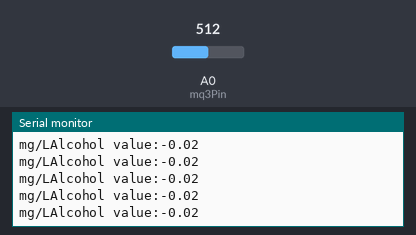
Bench run of a sketch on a simulated Arduino Uno, built with avr-gcc and run on an emulated ATmega328P. Shown: the last lines printed to the serial monitor. Inputs (shaded band) come from the test bench; at power-on: A0 (mq3Pin) = 512.

Above: at 1.2 s.
1.3 s: A0 (mq3Pin) set to 716
At 1.38 s:
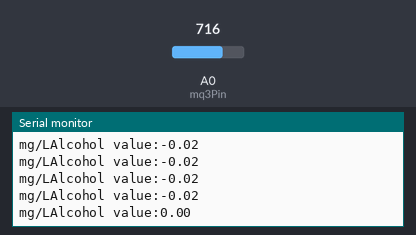
4.3 s: A0 (mq3Pin) set to 900
At 4.39 s:
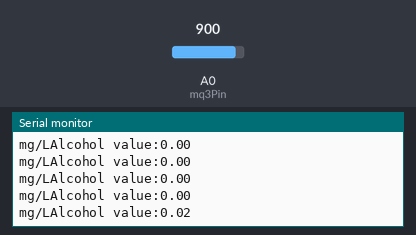
Timing chart, 0 to 7.3 s (numbered marks = the images above; inputs shaded):
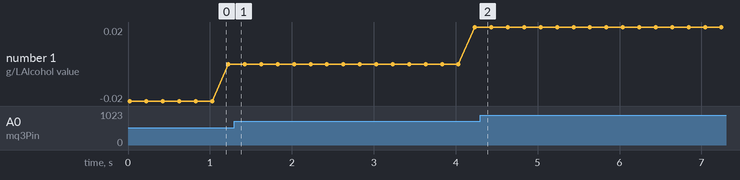

The sketch:

mq3_ex1.ino
```cpp
int mq3Pin=A0;
float value;
void setup() {
  Serial.begin(9600);
}

void loop() {
  value=analogRead(mq3Pin);
  Serial.print("Alcohol value:");
  Serial.println((value-700)/10000);
  Serial.print("mg/L");

  delay(200);
}
```

Measured:
- plotted number 1: 0 → 0.02 after the input at 1.3 s
